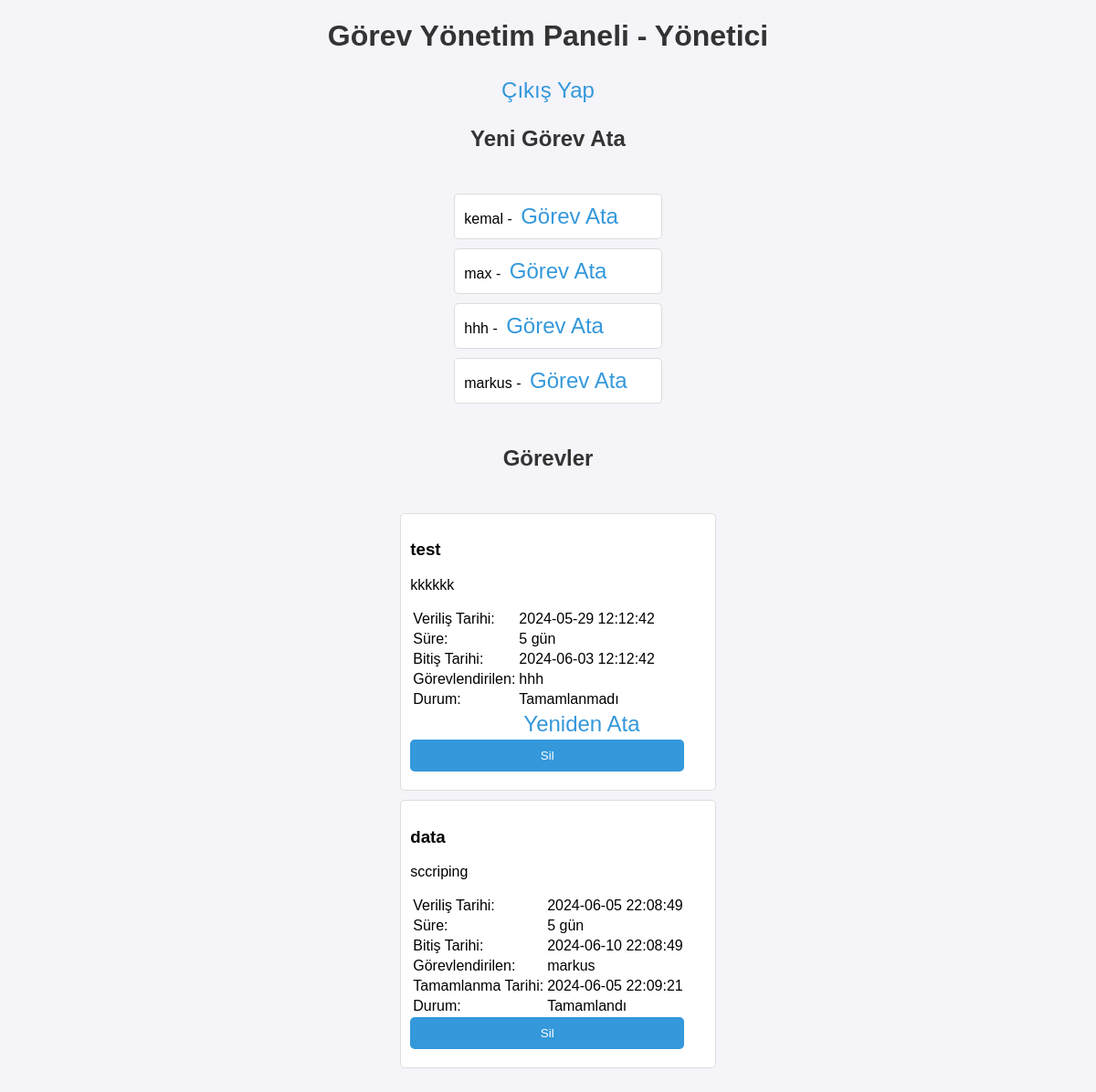
The page /dashboard (signed in) on the database its author committed.
### app.py (models this page shows)
class User(db.Model):
    id = db.Column(db.Integer, primary_key=True)
    username = db.Column(db.String(150), nullable=False, unique=True)
    password = db.Column(db.String(150), nullable=False)
    is_admin = db.Column(db.Boolean, default=False)

class Task(db.Model):
    id = db.Column(db.Integer, primary_key=True)
    title = db.Column(db.String(150), nullable=False)
    description = db.Column(db.String(500), nullable=False)
    assigned_to = db.Column(db.Integer, db.ForeignKey('user.id'), nullable=False)
    created_at = db.Column(db.DateTime, default=datetime.utcnow)
    duration = db.Column(db.Integer, nullable=False)  # Gün cinsinden süre
    due_date = db.Column(db.DateTime, nullable=True)
    completed = db.Column(db.Boolean, default=False)
    completion_date = db.Column(db.DateTime, nullable=True)
    assigned_user = db.relationship('User', backref=db.backref('tasks', lazy=True))

### app.py (the view)
@app.route('/dashboard')
def dashboard():
    if 'user_id' not in session:
        return redirect(url_for('login'))
    if session['is_admin']:
        tasks = Task.query.all()
        users = User.query.filter_by(is_admin=False).all()  # Tüm mitarbeiter kullanıcıları al
        return render_template('dashboard_admin.html', tasks=tasks, users=users)
    else:
        tasks = Task.query.filter_by(assigned_to=session['user_id']).all()
        return render_template('dashboard.html', tasks=tasks)

### templates/dashboard_admin.html (shortened to what this page needs)
<!DOCTYPE html>
<html lang="de">
<head>
    <link rel="stylesheet" href="{{ url_for('static', filename='style.css') }}">
</head>
<body>
    <h1>Görev Yönetim Paneli - Yönetici</h1>
    <a href="{{ url_for('logout') }}">Çıkış Yap</a>
    <h2>Yeni Görev Ata</h2>
    <ul>
    {% for user in users %}
        <li>
            {{ user.username }} - <a href="{{ url_for('assign_task', user_id=user.id) }}">Görev Ata</a>
        </li>
    {% endfor %}
    </ul>
    <h2>Görevler</h2>
    <ul>
    {% for task in tasks %}
        <li class="task-card">
            <h3>{{ task.title }}</h3>
            <p>{{ task.description }}</p>
            <table>
                <tr>
                    <td>Veriliş Tarihi:</td>
                    <td>{{ task.created_at.strftime('%Y-%m-%d %H:%M:%S') }}</td>
                </tr>
                <tr>
                    <td>Süre:</td>
                    <td>{{ task.duration }} gün</td>
                </tr>
                <tr>
                    <td>Bitiş Tarihi:</td>
                    <td>{{ task.due_date.strftime('%Y-%m-%d %H:%M:%S') }}</td>
                </tr>
                <tr>
                    <td  >Görevlendirilen:</td>
                    <td>{{ task.assigned_user.username }}</td>
                </tr>
                {% if not task.completed %}
                <tr>
                    <td>Durum:</td>
                    <td><span class="not-completed">Tamamlanmadı</span></td>
                </tr>
                <tr>
                    <td></td>
                    <td>
                        <a href="{{ url_for('reassign_task', task_id=task.id) }}">Yeniden Ata</a>
                    </td>
                </tr>
                {% else %}
                <tr>
                    <td>Tamamlanma Tarihi:</td>
                    <td>{{ task.completion_date.strftime('%Y-%m-%d %H:%M:%S') }}</td>
                </tr>
                <tr>
                    <td>Durum:</td>
                    <td><span class="completed">Tamamlandı</span></td>
                </tr>
                {% endif %}
            </table>
            <form action="{{ url_for('delete_task', task_id=task.id) }}" method="POST" style="display: inline;">
                <button type="submit">Sil</button>
            </form>
        </li>
    {% endfor %}
    </ul>
</body>
</html>

### static/style.css (style rules this page uses)
body { font-family: Arial, sans-serif; margin: 0; padding: 0; display: flex; flex-direction: column; align-items: center; justify-content: center; min-height: 100vh; background-color: #f4f4f9; }
h1, h2 { color: #333; }
a { color: #3498db; text-decoration: none; margin: 5px; font-size: x-large; }
form { display: flex; flex-direction: column; margin: 20px 0; }
input, button { padding: 10px; margin-bottom: 10px; border: 1px solid #ddd; border-radius: 5px; width: 100%; max-width: 300px; }
button { background-color: #3498db; color: white; border: none; cursor: pointer; }
ul { list-style-type: none; padding: 0; }
li { background: #fff; margin: 10px 0; padding: 10px; border: 1px solid #ddd; border-radius: 5px; width: 100%; max-width: 500px; }

### rows shown on the page
User: username "kemal"
User: username "max"
User: username "hhh"
User: username "markus"
Task: title "test", description "kkkkkk", created_at "2024-05-29 12:12:42", duration "5", due_date "2024-06-03 12:12:42", assigned_user.username "hhh"
Task: title "data", description "sccriping", created_at "2024-06-05 22:08:49", duration "5", due_date "2024-06-10 22:08:49", assigned_user.username "markus", completion_date "2024-06-05 22:09:21"
